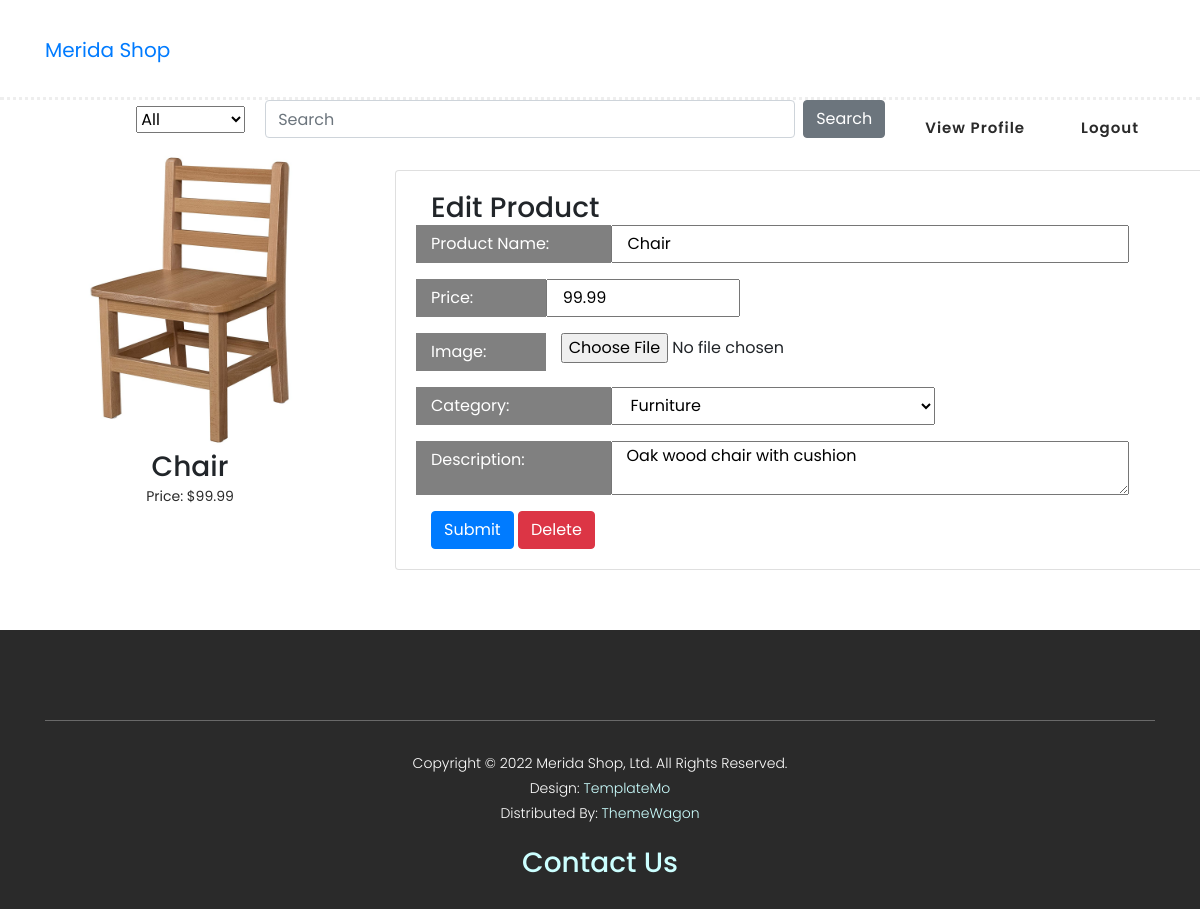
The page /product.php?id=1&edit=True (signed in) on the database its author committed.
### tables this page shows
CREATE TABLE `m_goods` (
  `m_goods_id` int(11) NOT NULL  AUTO_INCREMENT,
  `m_account_id` int(11) NOT NULL,
  `m_goods_type` varchar(256) NOT NULL,
  `m_goods_name` varchar(256) NOT NULL,
  `m_goods_description` varchar(512) NOT NULL,
  `m_goods_price` double(40,2) NOT NULL,
  `m_goods_imagePath` varchar(512) NOT NULL,
  PRIMARY KEY (m_goods_id),
  FOREIGN KEY (m_account_id) REFERENCES m_account(m_account_id) ON DELETE CASCADE ON UPDATE NO ACTION
);

### includes/product-edit.php (the view, shortened to what this page needs)
<?php
$htmlBody = <<<ENDBODY
<div class="product-section row">
    <div class="product-header col-lg-4">
        <img class="product-img" src="{$row['m_goods_imagePath']}" alt="{$row['m_goods_name']}"/>
        <h3>{$row['m_goods_name']}</h3>
        <p>Price: \${$row['m_goods_price']}</p>
    </div>
    <div class="card col-lg-8">
        <div class="card-body">
            <h3>Edit Product</h3>
            <div class="product-edit">
                <form action="" method="post" enctype="multipart/form-data">
                    <div class="form-group row">
                        <label class="col-sm-3 col-form-label">Product Name:</label>
                        <input class="col-sm-8" type="text" class="form-control" name="p-name" value="{$row['m_goods_name']}">
                    </div>
                    <div class="form-group row">
                        <label class="col-sm-2 col-form-label">Price:</label>
                        <input class="col-sm-3" type="text" class="form-control" name="p-price" value="{$row['m_goods_price']}">
                    </div>
                    <div class="form-group row">
                        <label class="col-sm-2 col-form-label">Image:</label>
                        <input class="col-sm-4" type="file" class="form-control" name="p-image">
                    </div>
                    <div class="form-group row">
                        <label class="col-sm-3 col-form-label">Category:</label>
                        <select class="form-select col-sm-5" name="p-category">
                            <option value="Furniture" {$selected1}>Furniture</option>
                            <option value="Grocery" {$selected2}>Grocery</option>
                            <option value="Electronics" {$selected3}>Electronics</option>
                            <option value="Gifts" {$selected4}>Gifts</option>
                            <option value="Clothing" {$selected5}>Clothing</option>
                        </select>
                    </div>
                    <div class="form-group row">
                        <label class="col-sm-3 col-form-label">Description:</label>
                        <textarea class="col-sm-8" class="form-control" row="3" name="p-description">{$row['m_goods_description']}</textarea>
                    </div>
                    <input type="hidden" name="p-accountId" value="{$row['m_account_id']}">
                    <input type="hidden" name="p-id" value="{$row['m_goods_id']}">
                    <button type="submit" class="btn btn-primary" name="editProduct">Submit</button>
                    <button type="submit" class="btn btn-danger"  name="deleteProduct">Delete</button>
                </form>
            </div>
        </div>
    </div>
</div>
ENDBODY;
echo $htmlBody . PHP_EOL;
?>

### css/styles.css (style rules this page uses)
img { width: 300px; height: 300px; }
.card { margin-top: 20px; text-align: left; }
.product-section { margin-left: 5%; margin-right: 5%; margin-top: 150px; }
.product-img { width: 350px; margin: auto; }
.product-edit { align-items: left; }
.product-edit > form > div > label { background-color: grey; color: white; }
.form-group { text-align: left; }
.product-header { text-align: center; }

### assets/css/templatemo-hexashop.css (style rules this page uses)
html, body, div, span, applet, object, iframe, h1, h2, h3, h4, h5, h6, p, blockquote, div pre, a, abbr, acronym, address, big, cite, code, del, dfn, em, font, img, ins, kbd, q, s, samp, small, strike, strong, sub, sup, tt, var, b, u, i, center, dl, dt, dd, ol, ul, li, figure, header, nav, section, article, aside, footer, figcaption { margin: 0; padding: 0; border: 0; outline: 0; }
* { box-sizing: border-box; }
html, body { font-family: 'Poppins', sans-serif; font-weight: 400; background-color: #fff; font-size: 16px; -ms-text-size-adjust: 100%; -webkit-font-smoothing: antialiased; -moz-osx-font-smoothing: grayscale; }
h1, h2, h3, h4, h5, h6 { margin-top: 0px; margin-bottom: 0px; }
p { font-size: 14px; line-height: 25px; color: #2a2a2a; }
html, body { background: #fff; font-family: 'Poppins', sans-serif; }

### rows shown on the page
m_goods: m_goods_imagePath+m_goods_name (picture), m_goods_name "Chair", m_goods_price "99.99", p-name "Chair", p-price "99.99", p-description "Oak wood chair with cushion"
